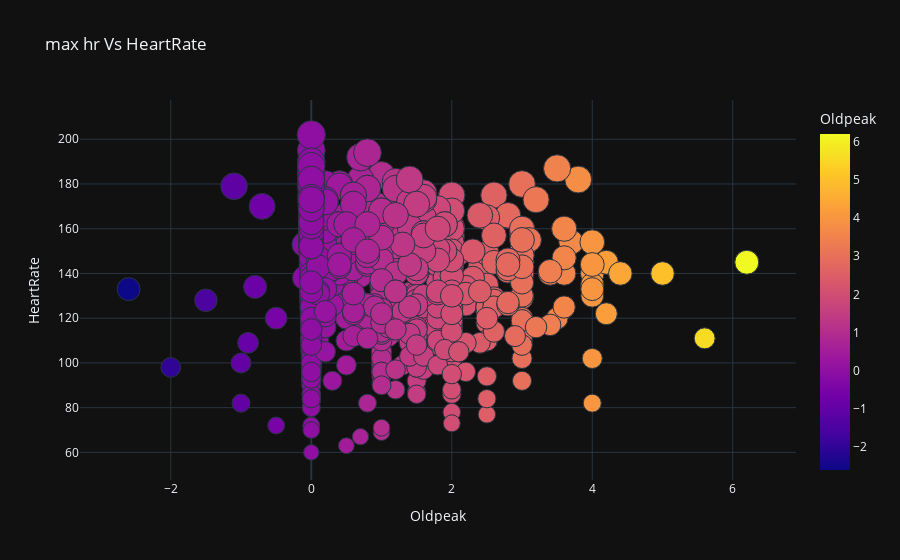

The notebook cell saved with this chart:
### Code cell
px.scatter(df,x='Oldpeak',y='MaxHR',color='Oldpeak',size='MaxHR',labels={'Oldpeak':'Oldpeak','MaxHR':'HeartRate'},
           template='plotly_dark',opacity=1,color_discrete_sequence=px.colors.sequential.RdBu,title='max hr Vs HeartRate')

### Figure 1 — Plotly figure (JSON) as saved in the notebook; plotly's stock layout.template omitted (floating-point values rounded to 4 significant figures; data arrays with more than 128 entries replaced by an {"elided": "..."} marker saying what was removed)
{"data": [{"hovertemplate": "Oldpeak=%{marker.color}<br>HeartRate=%{marker.size}<extra></extra>", "legendgroup": "", "marker": {"color": {"elided": "918 float values"}, "coloraxis": "coloraxis", "opacity": 1, "size": {"elided": "918 int values"}, "sizemode": "area", "sizeref": 0.505, "symbol": "circle"}, "mode": "markers", "name": "", "orientation": "v", "showlegend": false, "type": "scatter", "x": {"elided": "918 float values"}, "xaxis": "x", "y": {"elided": "918 int values"}, "yaxis": "y"}], "layout": {"coloraxis": {"colorbar": {"title": {"text": "Oldpeak"}}, "colorscale": [[0, "#0d0887"], [0.1111, "#46039f"], [0.2222, "#7201a8"], [0.3333, "#9c179e"], [0.4444, "#bd3786"], [0.5556, "#d8576b"], [0.6667, "#ed7953"], [0.7778, "#fb9f3a"], [0.8889, "#fdca26"], [1, "#f0f921"]]}, "legend": {"itemsizing": "constant", "tracegroupgap": 0}, "title": {"text": "max hr Vs HeartRate"}, "xaxis": {"anchor": "y", "domain": [0, 1], "title": {"text": "Oldpeak"}}, "yaxis": {"anchor": "x", "domain": [0, 1], "title": {"text": "HeartRate"}}}}
